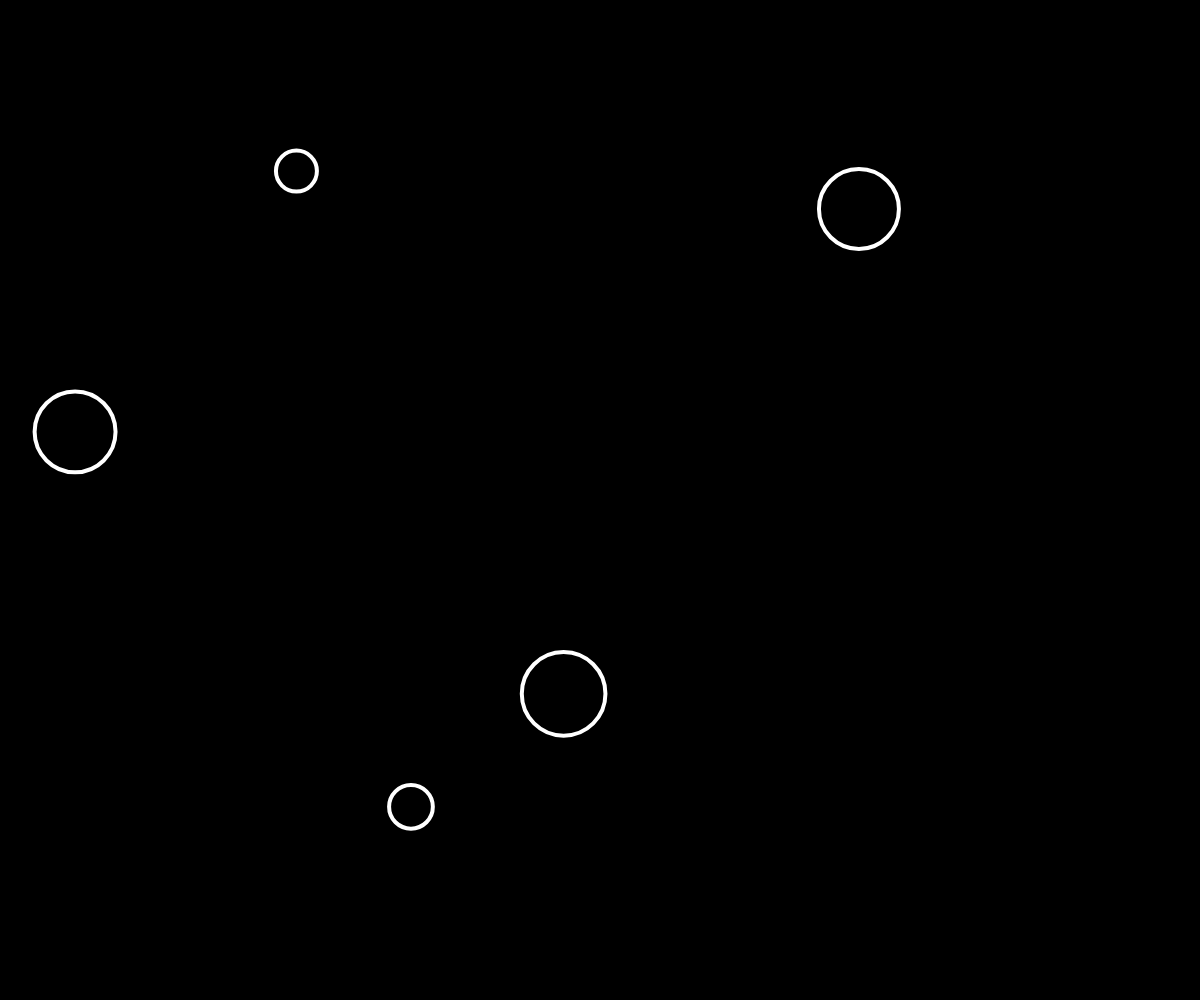
Frame 1 (no input)
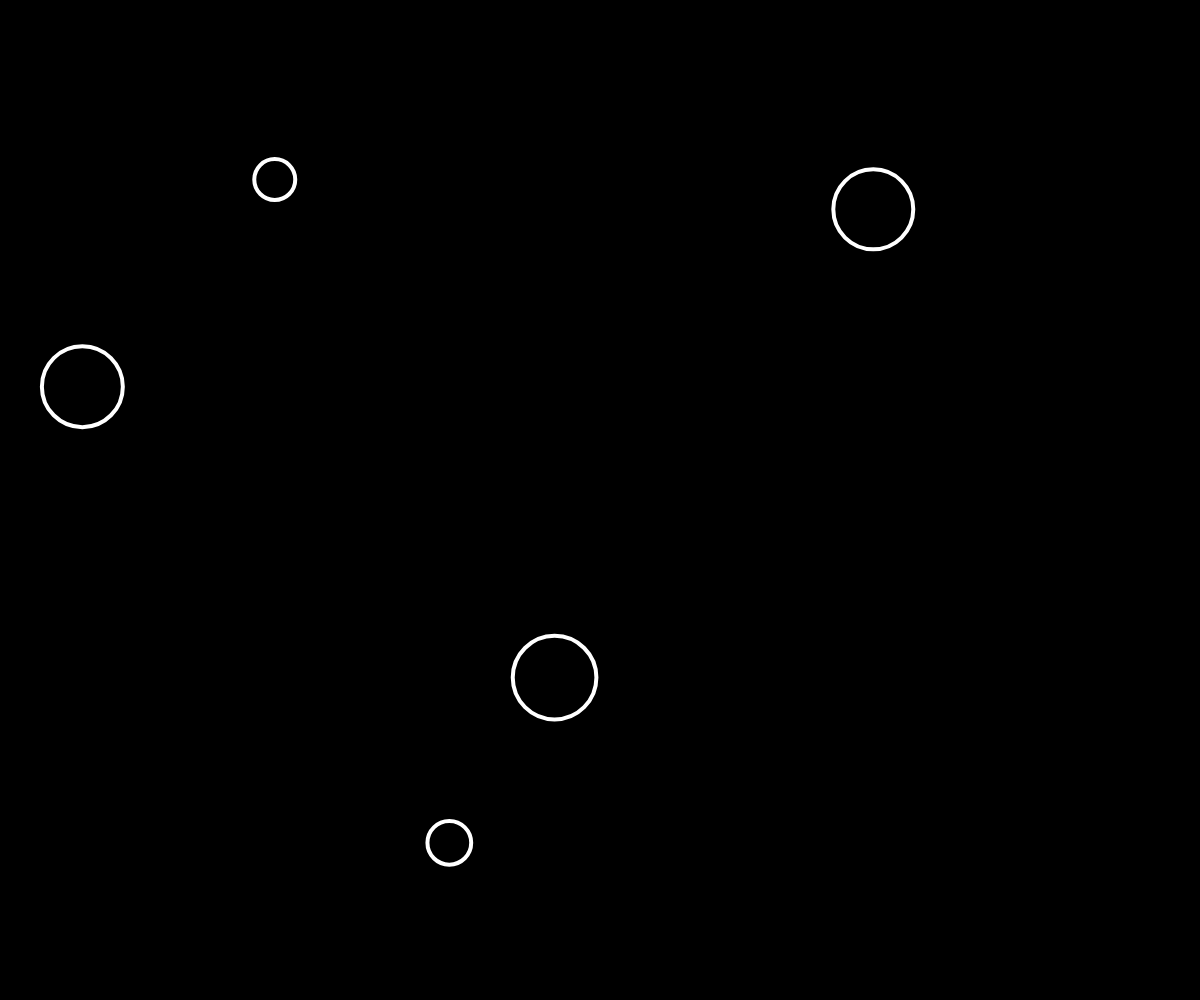
Frame 60 (no input)
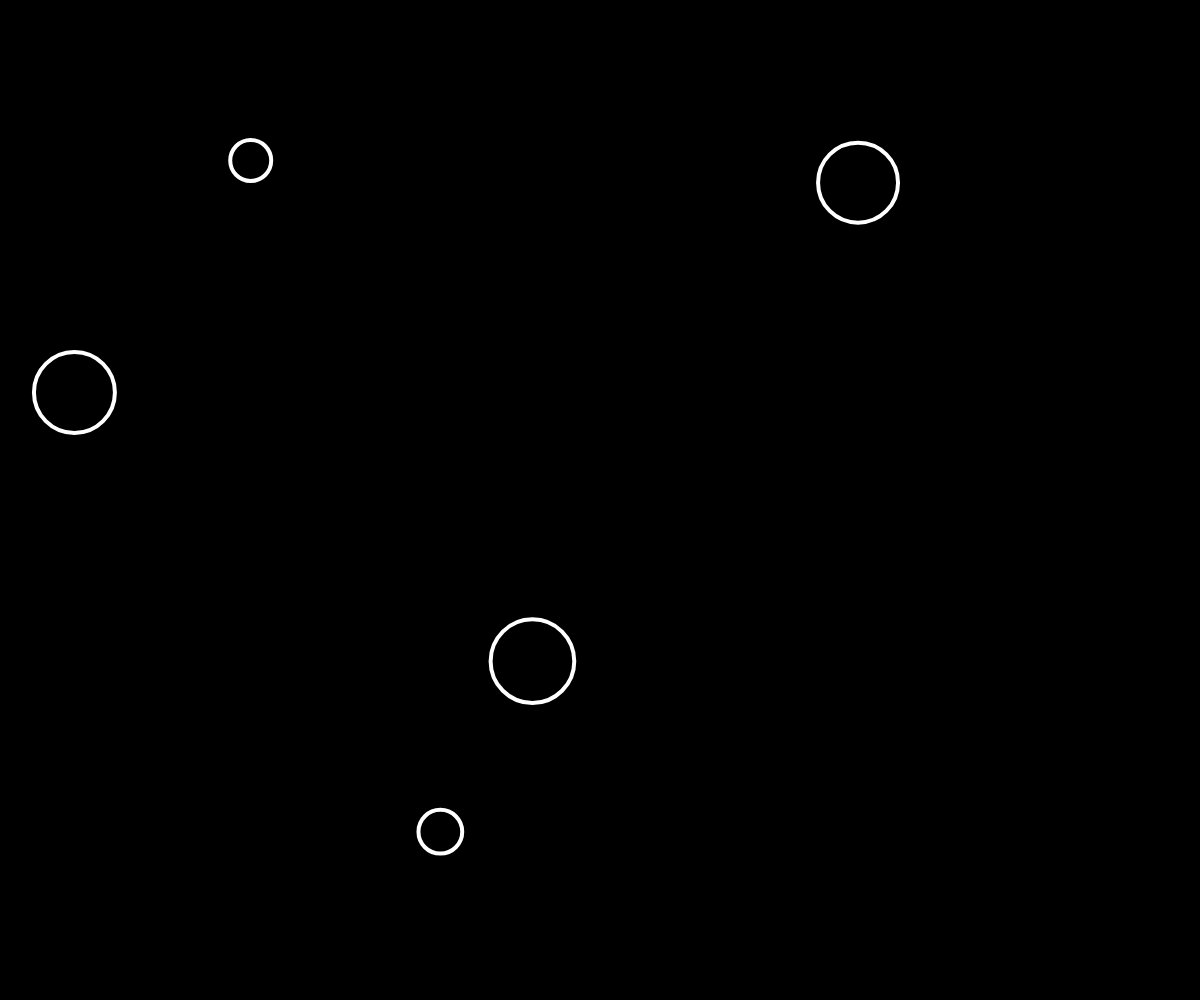
Frame 120 (the mouse pressed at the canvas centre since frame 60)

The p5.js sketch that drew these frames (run headless with seeded random() and noise() and a simulated clock; from frame 60 on, the mouse is pressed at the canvas centre):

// p5.js sketch
// ── sketch.js
let bubbles= [];


function setup() {
  createCanvas(windowWidth, windowHeight);
  for (i = 0; i < 5; i ++) {
    let x = random(width);
    let y = random(height);
    let r = random(10,50);
    let b = new Bubble (x, y, r);
    bubbles.push(b);
  }
}

function mousePressed() {
  for (let i = 0; i < bubbles.length; i++) {
    bubbles[i].clicked(mouseX, mouseY);
  }
}

// function mousePressed() {
//   let r = random(10, 50);
//   let b = new Bubble(mouseX, mouseY, r);
//   //bubbles.push(b);
// }

function draw() {
  background(0);
  for (let i = 0; i < bubbles.length; i++) {
    bubbles[i].move();
    bubbles[i].show();
  }
}

class Bubble {
   constructor(x, y, r) {
     this.x = x;
     this.y = y;
     this.r = r;
     this.brightness = 0;
   }

   clicked(px, py){
     let d = dist(px, py, this.x, this.y);
     if (d < this.r) {
       this.brightness = 255;
       //console.log("CLICKED ON BUBBLE!");
     } 
   }

   move() {
     this.x = this.x + random(-5, 5);
     this.y = this.y + random(-5, 5);
   }

   show() {
     stroke(255);
     strokeWeight(4);
     fill(this.brightness, 150);
     ellipse(this.x, this.y, this.r * 2);
   }
}
